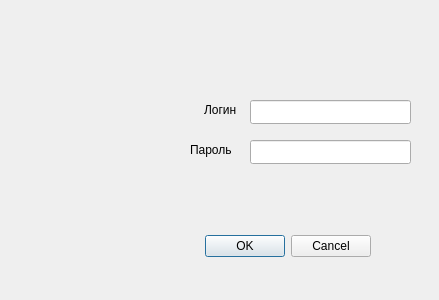
<?xml version="1.0" encoding="UTF-8"?>
<ui version="4.0">
 <class>auth</class>
 <widget class="QDialog" name="auth">
  <property name="geometry">
   <rect>
    <x>0</x>
    <y>0</y>
    <width>439</width>
    <height>300</height>
   </rect>
  </property>
  <property name="windowTitle">
   <string>Авторизация</string>
  </property>
  <widget class="QDialogButtonBox" name="buttonBox">
   <property name="geometry">
    <rect>
     <x>30</x>
     <y>230</y>
     <width>341</width>
     <height>32</height>
    </rect>
   </property>
   <property name="orientation">
    <enum>Qt::Horizontal</enum>
   </property>
   <property name="standardButtons">
    <set>QDialogButtonBox::Cancel|QDialogButtonBox::Ok</set>
   </property>
  </widget>
  <widget class="QLabel" name="label">
   <property name="geometry">
    <rect>
     <x>204</x>
     <y>100</y>
     <width>41</width>
     <height>20</height>
    </rect>
   </property>
   <property name="text">
    <string>Логин</string>
   </property>
  </widget>
  <widget class="QLineEdit" name="lineEdit">
   <property name="geometry">
    <rect>
     <x>250</x>
     <y>100</y>
     <width>161</width>
     <height>24</height>
    </rect>
   </property>
  </widget>
  <widget class="QLabel" name="label_2">
   <property name="geometry">
    <rect>
     <x>190</x>
     <y>142</y>
     <width>51</width>
     <height>16</height>
    </rect>
   </property>
   <property name="text">
    <string>Пароль</string>
   </property>
  </widget>
  <widget class="QLineEdit" name="lineEdit_2">
   <property name="geometry">
    <rect>
     <x>250</x>
     <y>140</y>
     <width>161</width>
     <height>24</height>
    </rect>
   </property>
   <property name="font">
    <font>
     <pointsize>8</pointsize>
     <strikeout>false</strikeout>
    </font>
   </property>
   <property name="contextMenuPolicy">
    <enum>Qt::DefaultContextMenu</enum>
   </property>
   <property name="inputMethodHints">
    <set>Qt::ImhHiddenText|Qt::ImhNoAutoUppercase|Qt::ImhNoPredictiveText|Qt::ImhSensitiveData</set>
   </property>
   <property name="echoMode">
    <enum>QLineEdit::Password</enum>
   </property>
  </widget>
 </widget>
 <resources/>
 <connections>
  <connection>
   <sender>buttonBox</sender>
   <signal>accepted()</signal>
   <receiver>auth</receiver>
   <slot>accept()</slot>
   <hints>
    <hint type="sourcelabel">
     <x>248</x>
     <y>254</y>
    </hint>
    <hint type="destinationlabel">
     <x>157</x>
     <y>274</y>
    </hint>
   </hints>
  </connection>
  <connection>
   <sender>buttonBox</sender>
   <signal>rejected()</signal>
   <receiver>auth</receiver>
   <slot>reject()</slot>
   <hints>
    <hint type="sourcelabel">
     <x>316</x>
     <y>260</y>
    </hint>
    <hint type="destinationlabel">
     <x>286</x>
     <y>274</y>
    </hint>
   </hints>
  </connection>
 </connections>
</ui>
